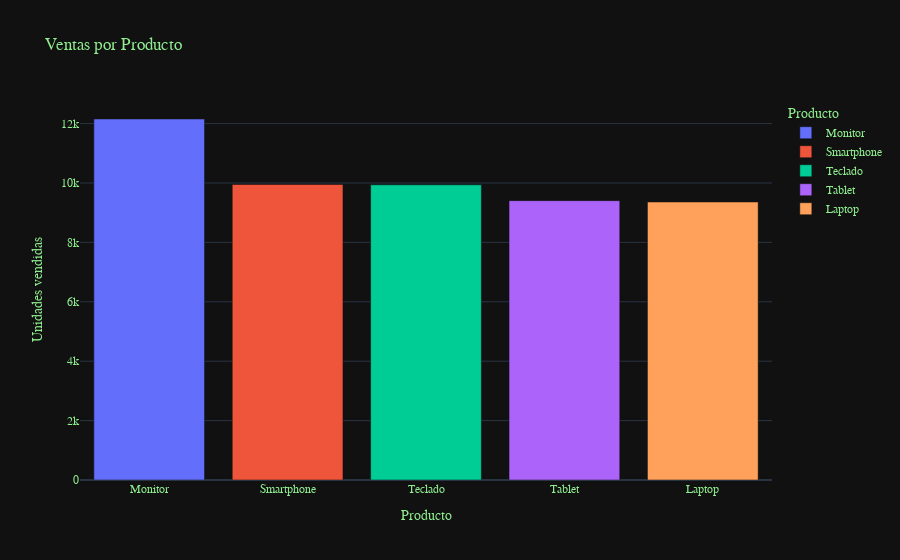

Here is the notebook cell this chart was saved with:
### Code cell
# Grafico de barras de ventas por producto
ventas_por_producto = df.groupby('Producto')['Unidades vendidas'].sum().reset_index()
ventas_por_producto = ventas_por_producto.sort_values(by='Unidades vendidas', ascending=False)      
print("Producto con más ventas:")
print(ventas_por_producto.head(1))  

fig_bar = px.bar(ventas_por_producto, x='Producto', y='Unidades vendidas',
                 title='Ventas por Producto', color='Producto', template='plotly_dark')
fig_bar.update_layout(
    font_family="Century Gothic",
    font_color="lightgreen"
)
fig_bar.show()

### Figure 1 — Plotly figure (JSON) as saved in the notebook; plotly's stock layout.template omitted (floating-point values rounded to 4 significant figures)
{"data": [{"hovertemplate": "Producto=%{x}<br>Unidades vendidas=%{y}<extra></extra>", "legendgroup": "Monitor", "marker": {"color": "#636efa", "pattern": {"shape": ""}}, "name": "Monitor", "orientation": "v", "showlegend": true, "textposition": "auto", "type": "bar", "x": ["Monitor"], "xaxis": "x", "y": [12154], "yaxis": "y"}, {"hovertemplate": "Producto=%{x}<br>Unidades vendidas=%{y}<extra></extra>", "legendgroup": "Smartphone", "marker": {"color": "#EF553B", "pattern": {"shape": ""}}, "name": "Smartphone", "orientation": "v", "showlegend": true, "textposition": "auto", "type": "bar", "x": ["Smartphone"], "xaxis": "x", "y": [9948], "yaxis": "y"}, {"hovertemplate": "Producto=%{x}<br>Unidades vendidas=%{y}<extra></extra>", "legendgroup": "Teclado", "marker": {"color": "#00cc96", "pattern": {"shape": ""}}, "name": "Teclado", "orientation": "v", "showlegend": true, "textposition": "auto", "type": "bar", "x": ["Teclado"], "xaxis": "x", "y": [9939], "yaxis": "y"}, {"hovertemplate": "Producto=%{x}<br>Unidades vendidas=%{y}<extra></extra>", "legendgroup": "Tablet", "marker": {"color": "#ab63fa", "pattern": {"shape": ""}}, "name": "Tablet", "orientation": "v", "showlegend": true, "textposition": "auto", "type": "bar", "x": ["Tablet"], "xaxis": "x", "y": [9405], "yaxis": "y"}, {"hovertemplate": "Producto=%{x}<br>Unidades vendidas=%{y}<extra></extra>", "legendgroup": "Laptop", "marker": {"color": "#FFA15A", "pattern": {"shape": ""}}, "name": "Laptop", "orientation": "v", "showlegend": true, "textposition": "auto", "type": "bar", "x": ["Laptop"], "xaxis": "x", "y": [9360], "yaxis": "y"}], "layout": {"barmode": "relative", "font": {"color": "lightgreen", "family": "Century Gothic"}, "legend": {"title": {"text": "Producto"}, "tracegroupgap": 0}, "title": {"text": "Ventas por Producto"}, "xaxis": {"anchor": "y", "categoryarray": ["Monitor", "Smartphone", "Teclado", "Tablet", "Laptop"], "categoryorder": "array", "domain": [0, 1], "title": {"text": "Producto"}}, "yaxis": {"anchor": "x", "domain": [0, 1], "title": {"text": "Unidades vendidas"}}}}
